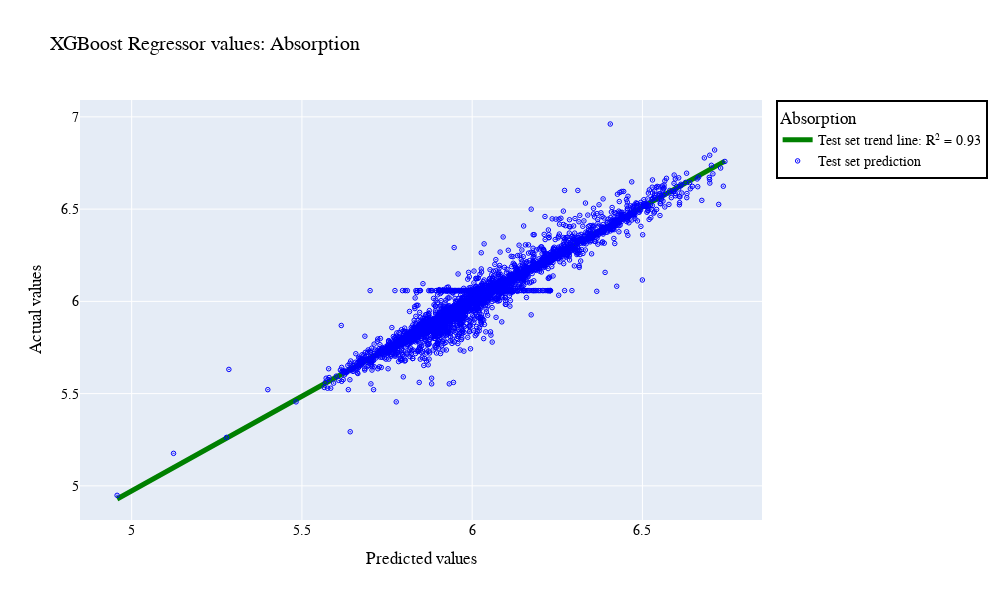

Notebook code cell kept with this figure:
### Markdown cell above
## Correlation Absorption

### Code cell
from scipy import stats
import plotly.graph_objects as go
сat_reg_model_pred = model.predict(x_test_abs)
slope_test, intercept_test, r_value_test, p_value_test, std_err_test = stats.linregress(сat_reg_model_pred, y_test_abs)
line_test = slope_test * сat_reg_model_pred + intercept_test

cat_reg_error_plot = go.Figure()

cat_reg_error_plot.add_trace(go.Scatter(x=сat_reg_model_pred, y=line_test,\
                                       mode='lines', line_width=5, marker_color='green',\
                                        marker_symbol='triangle-down',
                                       name='Test set trend line: R\u00B2 = ' + str(round(r_value_test**2, 2))))



cat_reg_error_plot.add_trace(go.Scatter(x=сat_reg_model_pred, y=y_test_abs,\
                                       mode='markers', marker_size=4.5, marker_color='blue', \
                                        marker_symbol='circle-open-dot',
                                       name='Test set prediction'))

cat_reg_error_plot.update_layout(
    width = 1000,
    height=600,
    title_text='XGBoost Regressor values: Absorption',
    xaxis_title="Predicted values",
    yaxis_title="Actual values",
    font=dict(
        family="Ubuntu",
        size=14,
        color="Black"
    )
)

cat_reg_error_plot.update_layout(
    legend=dict(
        title = 'Absorption',
        title_font_family="Ubuntu",
        font=dict(
            family="Ubuntu",
            size=14,
            color="black"
        ),
        bordercolor="Black",
        borderwidth=2
    )
)
cat_reg_error_plot.show()

### Figure 1 — Plotly figure (JSON) as saved in the notebook; plotly's stock layout.template omitted (floating-point values rounded to 4 significant figures; data arrays with more than 128 entries replaced by an {"elided": "..."} marker saying what was removed)
{"data": [{"line": {"width": 5}, "marker": {"color": "green", "symbol": "triangle-down"}, "mode": "lines", "name": "Test set trend line: R² = 0.93", "type": "scatter", "x": {"elided": "4041 float values"}, "y": {"elided": "4041 float values"}}, {"marker": {"color": "blue", "size": 4.5, "symbol": "circle-open-dot"}, "mode": "markers", "name": "Test set prediction", "type": "scatter", "x": {"elided": "4041 float values"}, "y": {"elided": "4041 float values"}}], "layout": {"font": {"color": "Black", "family": "Ubuntu", "size": 14}, "height": 600, "legend": {"bordercolor": "Black", "borderwidth": 2, "font": {"color": "black", "family": "Ubuntu", "size": 14}, "title": {"font": {"family": "Ubuntu"}, "text": "Absorption"}}, "title": {"text": "XGBoost Regressor values: Absorption"}, "width": 1000, "xaxis": {"title": {"text": "Predicted values"}}, "yaxis": {"title": {"text": "Actual values"}}}}
